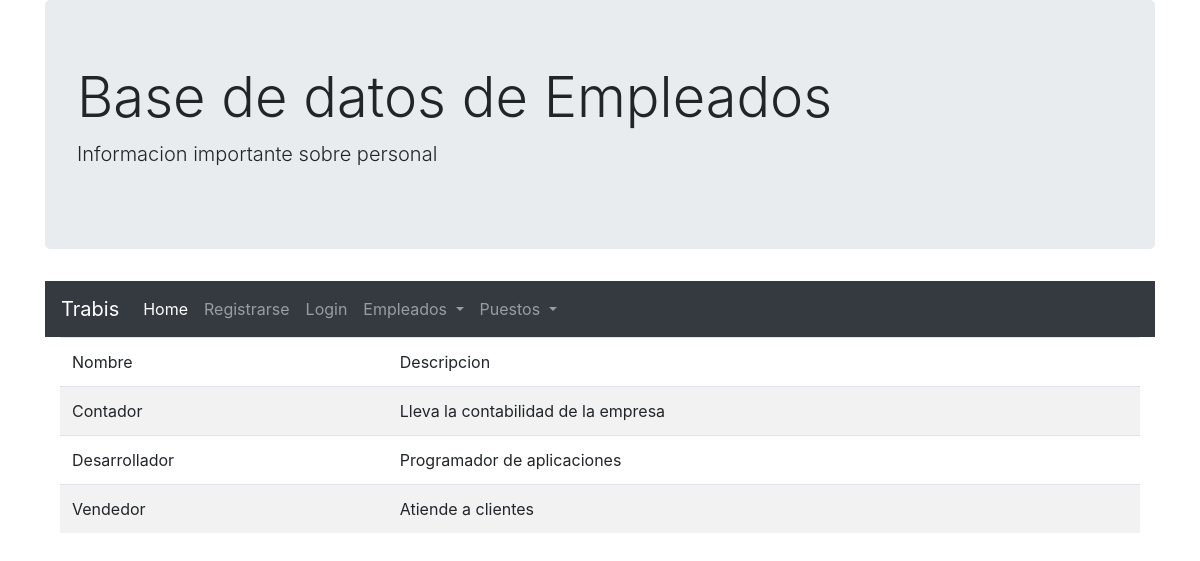
The app's page /puestos with its own data.
### empleado/models.py (models this page shows, shortened)
class Puesto(models.Model):
    nombre = models.CharField(max_length=256)
    descripcion = models.CharField(max_length=256)

### empleado/views.py (the view)
# urls.py: url('puestos',views.puestos,name='puestos'),
def puestos(request):
    puestos_data = Puesto.objects.order_by('nombre')
    context_data = {'puestos_data':puestos_data}
    return render(request,'empleado/puestos.html',context_data)

### templates/empleado/puestos.html (shortened to what this page needs)
{% extends "empleado/base.html" %}
{% block cuerpo %}
<div class="container">
  {% if puestos_data %}
  <table class="table table-striped">
    <thead>
      <tr>
        <td scope="col">Nombre</td>
        <td scope="col">Descripcion</td>
      </tr>
    </thead>
    <tbody>
      {% for puesto in puestos_data %}
        <tr>
          <td>{{puesto.nombre}}</td>
          <td>{{puesto.descripcion}}</td>
        </tr>
      {% endfor %}
    </tbody>
  </table>
  {% endif %}
</div>
{% endblock %}

### records on screen
Puesto: nombre "Contador", descripcion "Lleva la contabilidad de la empresa"
Puesto: nombre "Desarrollador", descripcion "Programador de aplicaciones"
Puesto: nombre "Vendedor", descripcion "Atiende a clientes"
